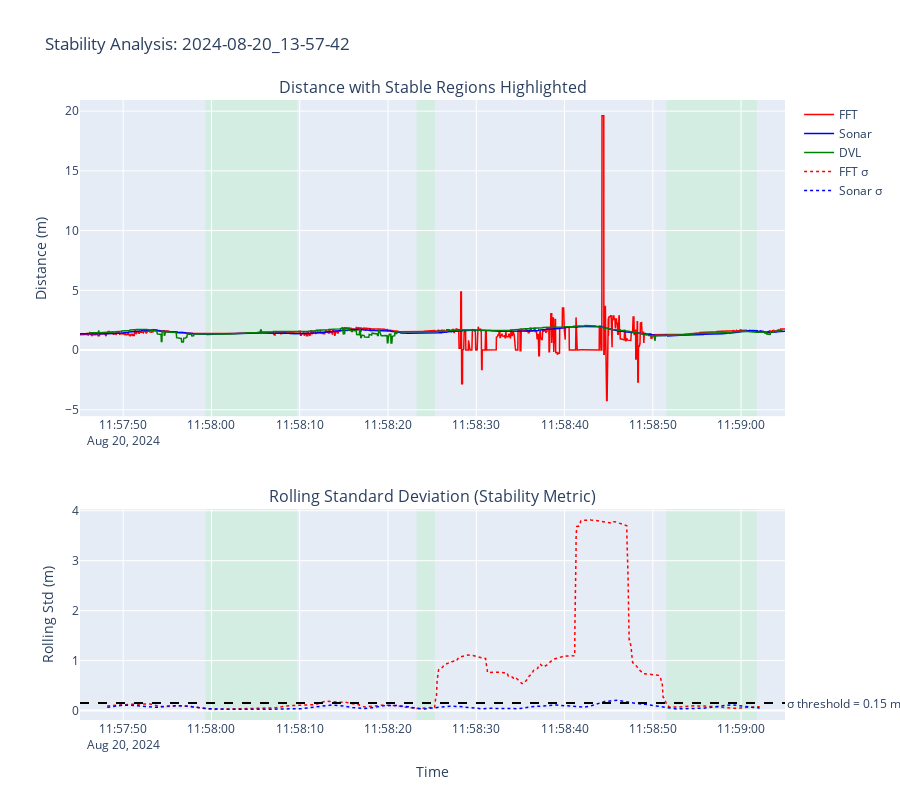

Write notebook code for a chart like this one.
### Code cell
# Plot 1b: Stability metrics visualization
fig1b = make_subplots(
    rows=2, cols=1,
    subplot_titles=(
        'Distance with Stable Regions Highlighted',
        'Rolling Standard Deviation (Stability Metric)'
    ),
    vertical_spacing=0.15,
    row_heights=[0.6, 0.4]
)

# Top panel: Distance measurements with stable regions
for method, col, color in [('FFT', 'fft_distance_m', 'red'), 
                           ('Sonar', 'sonar_distance_m', 'blue'), 
                           ('DVL', 'nav_distance_m', 'green')]:
    if col in df.columns:
        fig1b.add_trace(go.Scatter(
            x=df.index, y=df[col],
            mode='lines', name=method,
            line=dict(color=color, width=1.5),
            showlegend=True
        ), row=1, col=1)

# Highlight stable regions on distance plot
for seg in segments:
    fig1b.add_vrect(
        x0=seg['start'], x1=seg['end'],
        fillcolor="lightgreen", opacity=0.2,
        layer="below", line_width=0,
        row=1, col=1
    )

# Bottom panel: Rolling standard deviations
for method, col, color in [('FFT', 'rolling_std_fft', 'red'), 
                           ('Sonar', 'rolling_std_sonar', 'blue'), 
                           ('DVL', 'rolling_std_nav', 'green')]:
    if col in df.columns:
        fig1b.add_trace(go.Scatter(
            x=df.index, y=df[col],
            mode='lines', name=f'{method} σ',
            line=dict(color=color, width=1.5, dash='dot'),
            showlegend=True
        ), row=2, col=1)

# Add stability threshold line
fig1b.add_hline(
    y=SIGMA_THRESH, 
    line_dash="dash", 
    line_color="black", 
    annotation_text=f"σ threshold = {SIGMA_THRESH} m",
    annotation_position="right",
    row=2, col=1
)

# Highlight stable regions on std plot
for seg in segments:
    fig1b.add_vrect(
        x0=seg['start'], x1=seg['end'],
        fillcolor="lightgreen", opacity=0.2,
        layer="below", line_width=0,
        row=2, col=1
    )

fig1b.update_xaxes(title_text="Time", row=2, col=1)
fig1b.update_yaxes(title_text="Distance (m)", row=1, col=1)
fig1b.update_yaxes(title_text="Rolling Std (m)", row=2, col=1)

fig1b.update_layout(
    title=f"Stability Analysis: {TARGET_BAG}",
    height=800,
    hovermode='x unified'
)

fig1b.show()
save_path = PLOTS_DIR / f"{TARGET_BAG}_stability_analysis.html"
fig1b.write_html(str(save_path))
print(f"Saved: {save_path.name}")

### Figure 1 — Plotly figure (JSON) as saved in the notebook; plotly's stock layout.template omitted (floating-point values rounded to 4 significant figures; data arrays with more than 128 entries replaced by an {"elided": "..."} marker saying what was removed)
{"data": [{"line": {"color": "red", "width": 1.5}, "mode": "lines", "name": "FFT", "showlegend": true, "type": "scatter", "x": {"elided": "2744 str values"}, "xaxis": "x", "y": {"elided": "2744 float values"}, "yaxis": "y"}, {"line": {"color": "blue", "width": 1.5}, "mode": "lines", "name": "Sonar", "showlegend": true, "type": "scatter", "x": {"elided": "2744 str values"}, "xaxis": "x", "y": {"elided": "2744 float values"}, "yaxis": "y"}, {"line": {"color": "green", "width": 1.5}, "mode": "lines", "name": "DVL", "showlegend": true, "type": "scatter", "x": {"elided": "2744 str values"}, "xaxis": "x", "y": {"elided": "2744 float values"}, "yaxis": "y"}, {"line": {"color": "red", "dash": "dot", "width": 1.5}, "mode": "lines", "name": "FFT σ", "showlegend": true, "type": "scatter", "x": {"elided": "2744 str values"}, "xaxis": "x2", "y": {"elided": "2744 float values"}, "yaxis": "y2"}, {"line": {"color": "blue", "dash": "dot", "width": 1.5}, "mode": "lines", "name": "Sonar σ", "showlegend": true, "type": "scatter", "x": {"elided": "2744 str values"}, "xaxis": "x2", "y": {"elided": "2744 float values"}, "yaxis": "y2"}], "layout": {"annotations": [{"font": {"size": 16}, "showarrow": false, "text": "Distance with Stable Regions Highlighted", "x": 0.5, "xanchor": "center", "xref": "paper", "y": 1, "yanchor": "bottom", "yref": "paper"}, {"font": {"size": 16}, "showarrow": false, "text": "Rolling Standard Deviation (Stability Metric)", "x": 0.5, "xanchor": "center", "xref": "paper", "y": 0.34, "yanchor": "bottom", "yref": "paper"}, {"showarrow": false, "text": "σ threshold = 0.15 m", "x": 1, "xanchor": "left", "xref": "x2 domain", "y": 0.15, "yanchor": "middle", "yref": "y2"}], "height": 800, "hovermode": "x unified", "shapes": [{"fillcolor": "lightgreen", "layer": "below", "line": {"width": 0}, "opacity": 0.2, "type": "rect", "x0": "2024-08-20T11:57:59.316217+00:00", "x1": "2024-08-20T11:58:09.706397+00:00", "xref": "x", "y0": 0, "y1": 1, "yref": "y domain"}, {"fillcolor": "lightgreen", "layer": "below", "line": {"width": 0}, "opacity": 0.2, "type": "rect", "x0": "2024-08-20T11:58:23.240211+00:00", "x1": "2024-08-20T11:58:25.306110+00:00", "xref": "x", "y0": 0, "y1": 1, "yref": "y domain"}, {"fillcolor": "lightgreen", "layer": "below", "line": {"width": 0}, "opacity": 0.2, "type": "rect", "x0": "2024-08-20T11:58:51.535775+00:00", "x1": "2024-08-20T11:59:01.775536+00:00", "xref": "x", "y0": 0, "y1": 1, "yref": "y domain"}, {"line": {"color": "black", "dash": "dash"}, "type": "line", "x0": 0, "x1": 1, "xref": "x2 domain", "y0": 0.15, "y1": 0.15, "yref": "y2"}, {"fillcolor": "lightgreen", "layer": "below", "line": {"width": 0}, "opacity": 0.2, "type": "rect", "x0": "2024-08-20T11:57:59.316217+00:00", "x1": "2024-08-20T11:58:09.706397+00:00", "xref": "x2", "y0": 0, "y1": 1, "yref": "y2 domain"}, {"fillcolor": "lightgreen", "layer": "below", "line": {"width": 0}, "opacity": 0.2, "type": "rect", "x0": "2024-08-20T11:58:23.240211+00:00", "x1": "2024-08-20T11:58:25.306110+00:00", "xref": "x2", "y0": 0, "y1": 1, "yref": "y2 domain"}, {"fillcolor": "lightgreen", "layer": "below", "line": {"width": 0}, "opacity": 0.2, "type": "rect", "x0": "2024-08-20T11:58:51.535775+00:00", "x1": "2024-08-20T11:59:01.775536+00:00", "xref": "x2", "y0": 0, "y1": 1, "yref": "y2 domain"}], "title": {"text": "Stability Analysis: 2024-08-20_13-57-42"}, "xaxis": {"anchor": "y", "domain": [0, 1]}, "xaxis2": {"anchor": "y2", "domain": [0, 1], "title": {"text": "Time"}}, "yaxis": {"anchor": "x", "domain": [0.49, 1], "title": {"text": "Distance (m)"}}, "yaxis2": {"anchor": "x2", "domain": [0, 0.34], "title": {"text": "Rolling Std (m)"}}}}
